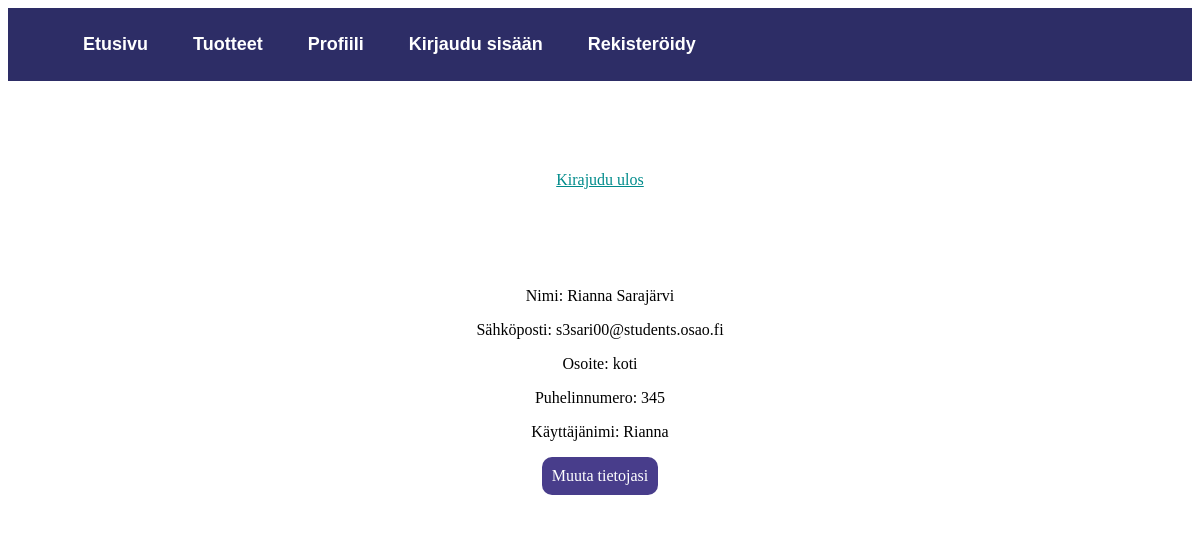
/index.php?page=profiili (signed in), run on an earlier commit of the app's database.
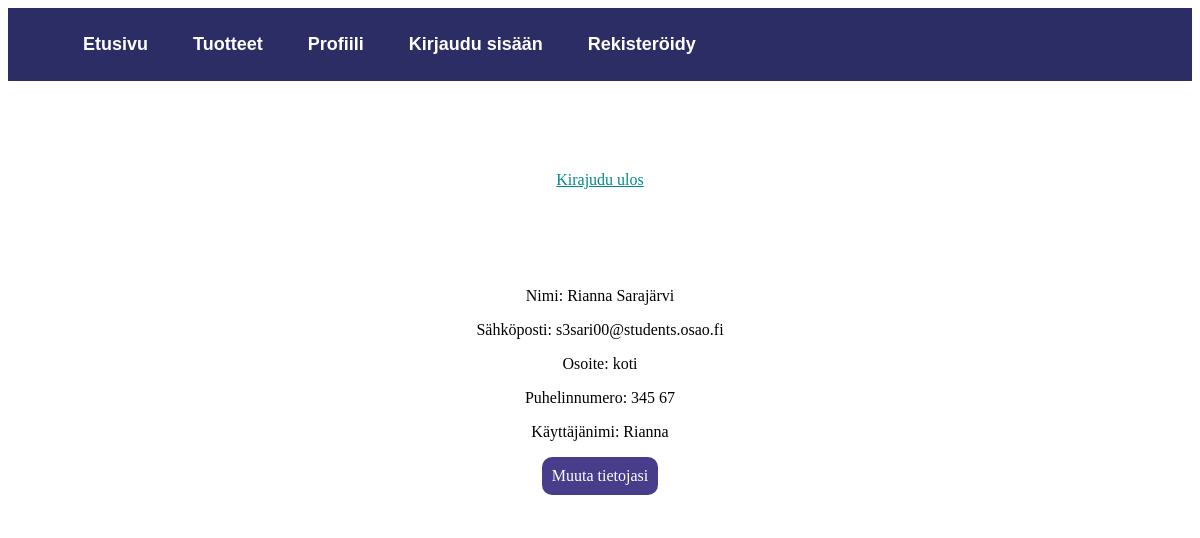
And on a later commit of the database.
### tables this page shows
CREATE TABLE `members` (
  `member_id` int(11) NOT NULL,
  `firstname` varchar(50) NOT NULL,
  `lastname` varchar(50) NOT NULL,
  `email` varchar(50) NOT NULL,
  `address` varchar(50) NOT NULL,
  `phonenumber` varchar(20) NOT NULL,
  `username` varchar(50) NOT NULL,
  `password` varchar(100) NOT NULL
);

### profiili.php (the view, shortened to what this page needs)
<?php
	$link = mysqli_connect(DB_HOST, DB_USER, DB_PASSWORD);
	$qry = "SELECT address, phonenumber FROM Members WHERE member_id = " . intval($_SESSION['SESS_MEMBER_ID']);
	$result = mysqli_query($link, $qry);
	if ($result) {
		$userDetails = mysqli_fetch_assoc($result);
		$address = $userDetails['address'] ?? 'Ei tiedossa';
		$phoneNumber = $userDetails['phonenumber'] ?? 'Ei tiedossa';
	}
?>
<body>
<div style="text-align: center;">
	<h1>Tervetuloa <?php echo htmlspecialchars($_SESSION['SESS_FIRST_NAME']);?></h1>
	<a href="index.php?page=logout">Kirajudu ulos</a>
	<h2 style="color: white;">Sinun tiedot:</h2>
	<div class="profile-content-box">
		<p>Nimi: <?php echo htmlspecialchars($_SESSION['SESS_FIRST_NAME']);?> <?php echo htmlspecialchars($_SESSION['SESS_LAST_NAME']);?></p>
		<p>Sähköposti: <?php echo htmlspecialchars($_SESSION['SESS_EMAIL']);?></p>
		<p>Osoite: <?php echo htmlspecialchars($address); ?></p>
		<p>Puhelinnumero: <?php echo htmlspecialchars($phoneNumber); ?></p>
		<p>Käyttäjänimi: <?php echo htmlspecialchars($_SESSION['SESS_LOGIN']);?></p>
		<a class="edit-btn" href="index.php?page=user-edit">Muuta tietojasi</a>
	</div>
</div>
</body>

### index.php (shortened to what this page needs)
<!DOCTYPE html>
<html lang="en">
<head>
    <link href="style.css" rel="stylesheet">
</head>
<body>
    <nav class="navbar">
        <ul class="nav-links">
        <li><a href="index.php?page=etusivu">Etusivu</a></li>
        <li><a href="index.php?page=tuoteet">Tuotteet</a></li>
        <li><a href="index.php?page=profiili">Profiili</a></li>
        <li><a href="index.php?page=login-form">Kirjaudu sisään</a></li>
        <li><a href="index.php?page=register-form">Rekisteröidy</a></li>
    </ul>
    </nav>
    <?php
        $pages = array("etusivu", "profiili", "login-form", "register-form", "logout", "register-exec", "register-success", "tuoteet", "user-edit");
        $page = "etusivu";
        if(isset($_GET['page']))
            $page = $_GET['page'];
            if(in_array($page, $pages))
            {
                include($page.".php");
            }
            else {
                include("error.php");
            }
    ?>
</body>
</html>

### style.css (style rules this page uses)
body { background-image: url('https://live.staticflickr.com/8230/8410882716_2604e5af6b_b.jpg'); }
a { color: darkcyan; }
h1 { font-size: 3vw; color: white; font-family: 'Trebuchet MS', 'Lucida Sans Unicode', 'Lucida Grande', 'Lucida Sans', Arial, sans-serif; }
p, b { color: white; }
.navbar { background-color: rgb(45, 45, 102); padding: 10px 20px; display: flex; justify-content: space-between; align-items: center; position: sticky; z-index: 1000; }
.nav-links { list-style: none; Display:flex; gap:15px; }
.nav-links a { text-align: center; text-decoration: none; color: white; font-size: clamp(14px, 2vw, 18px); font-weight: bold; font-family: 'Trebuchet MS', 'Lucida Sans Unicode', 'Lucida Grande', 'Lucida Sans', Arial, sans-serif; padding: 10px 15px; border-radius: 5%; transition: background-color 0.3s, color 0.3s; }
.edit-btn { background-color: darkslateblue; padding: 10px; text-decoration: none; color: white; border-radius: 10px; transition: transform 0.3s ease-in; display: inline-block; }
.profile-content-box { background-color: white; border-radius: 10px; padding: 15px; max-width: 500px; margin: 20px auto; box-sizing: border-box; }
.profile-content-box p { color: black; }

What changed in the data, as far as the page shows it:
changed members "koti": phonenumber "345" → "345 67"
